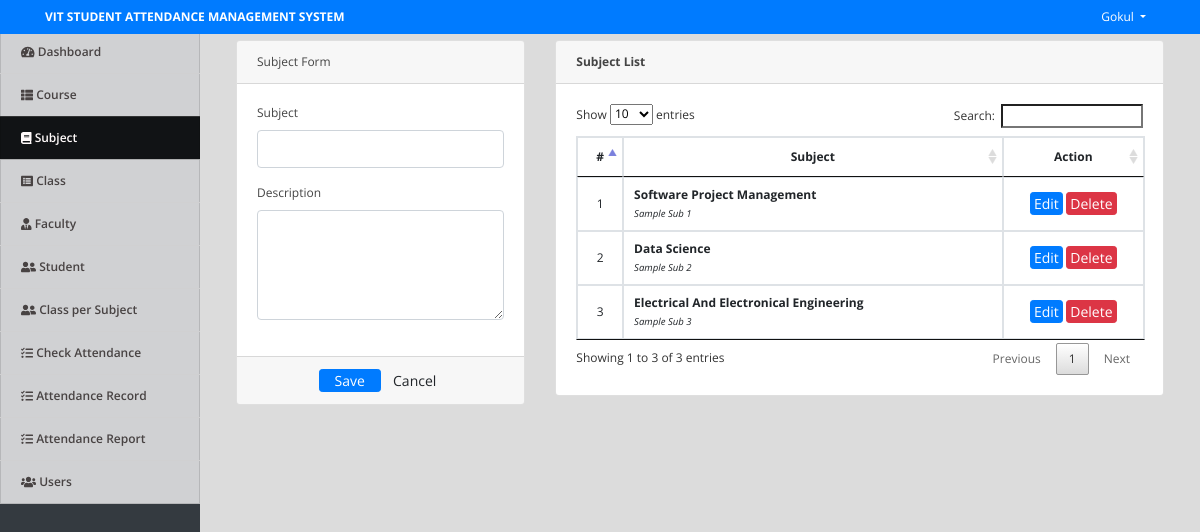
Page /index.php?page=subjects (signed in) on the committed database.
### tables this page shows
CREATE TABLE `subjects` (
  `id` int(30) NOT NULL,
  `subject` varchar(100) NOT NULL,
  `description` text NOT NULL,
  `date_created` datetime NOT NULL DEFAULT current_timestamp()
);

### subjects.php (the view, shortened to what this page needs)
<?php include('db_connect.php');?>
<div class="container-fluid">
	<div class="col-lg-12">
		<div class="row">
			<div class="col-md-4">
			<form action="" id="manage-subject">
				<div class="card">
					<div class="card-header">
						    Subject Form
				  	</div>
					<div class="card-body">
							<div class="form-group">
								<label class="control-label">Subject</label>
								<input type="text" class="form-control" name="subject">
							</div>
							<div class="form-group">
								<label class="control-label">Description</label>
								<textarea name="description" id="" cols="30" rows="4" class="form-control"></textarea>
							</div>
					</div>
					<div class="card-footer">
						<div class="row">
							<div class="col-md-12">
								<button class="btn btn-sm btn-primary col-sm-3 offset-md-3"> Save</button>
								<button class="btn btn-sm btn-default col-sm-3" type="reset"> Cancel</button>
							</div>
						</div>
					</div>
				</div>
			</form>
			</div>
			<div class="col-md-8">
				<div class="card">
					<div class="card-header">
						<b>Subject List</b>
					</div>
					<div class="card-body">
						<table class="table table-bordered table-hover">
							<thead>
								<tr>
									<th class="text-center" width="5%">#</th>
									<th class="text-center">Subject</th>
									<th class="text-center" width="25%">Action</th>
								</tr>
							</thead>
							<tbody>
								<?php
								$i = 1;
								$subject = $conn->query("SELECT * FROM subjects order by id asc");
								while($row=$subject->fetch_assoc()):
								?>
								<tr>
									<td class="text-center"><?php echo $i++ ?></td>
									<td class="">
										<p><b><?php echo ucwords($row['subject']) ?></b></p>
										<small><i><?php echo $row['description'] ?></i></small>
									</td>
									<td class="text-center">
										<button class="btn btn-sm btn-primary edit_subject" type="button" data-id="<?php echo $row['id'] ?>"  data-subject="<?php echo $row['subject'] ?>"  data-description="<?php echo $row['description'] ?>" >Edit</button>
										<button class="btn btn-sm btn-danger delete_subject" type="button" data-id="<?php echo $row['id'] ?>">Delete</button>
									</td>
								</tr>
								<?php endwhile; ?>
							</tbody>
						</table>
					</div>
				</div>
			</div>
		</div>
	</div>
</div>

### assets/css/style.css (style rules this page uses)
body { font-family: "Open Sans", sans-serif; color: #444444; width: 100%; height: calc(100%); font-size: 12px; }
.btn-sm { padding: .0001rem .2rem; }

### index.php (style rules this page uses)
body { background: #80808045; }

### subjects.php (style rules this page uses)
td { vertical-align: middle !important; }
td p { margin: unset; }

### rows in the picture
subjects: subject "Software Project Management", description "Sample Sub 1"
subjects: subject "Data Science", description "Sample Sub 2"
subjects: subject "Electrical And Electronical Engineering", description "Sample Sub 3"

### other values in the picture
$_SESSION['system']['name'] "VIT STUDENT ATTENDANCE MANAGEMENT SYSTEM"
$_SESSION['login_name'] "Gokul"
